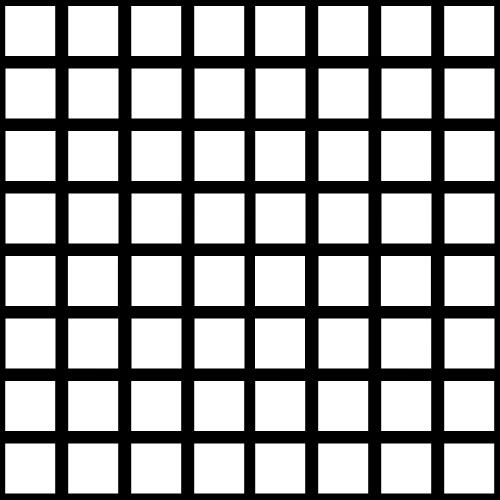
Frame 1 (no input)
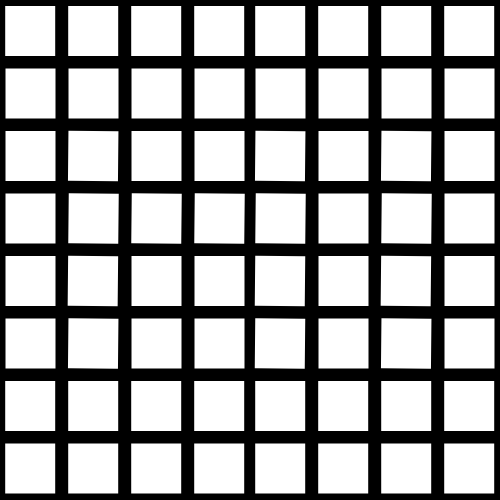
Frame 60 (the mouse pressed at the canvas centre just before this capture)
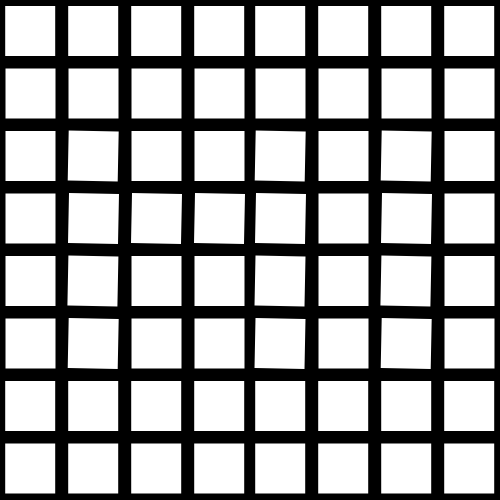
Frame 120 (the mouse held since frame 60 and released just before this capture)

The Processing sketch that drew these frames (run headless with seeded random() and noise(); from frame 60 on, the mouse is pressed at the canvas centre):

// Processing sketch: processing_119319
// ── processing_119319.pde

void setup()
{
  size(500, 500);
  background(0);
  frameRate(60);
}

  float i = 0;
 
 
void draw()
{
  i = i + .1;
 
  background(0);
  
  fill(255);
  noStroke();
 
  //Rotating rects
  pushMatrix();
  translate(93.2, 156);
  smooth();
  rotate(i/600);
  rect(-25, -25, 50, 50);
  popMatrix();
  
  pushMatrix();
  translate(93.5, 218.5);
  smooth();
  rotate(i/600);
  rect(-25, -25, 50, 50);
  popMatrix();
  
  pushMatrix();
  translate(92.9, 281);
  smooth();
  rotate(i/600);
  rect(-25, -25, 50, 50);
  popMatrix();
  
  pushMatrix();
  translate(93.2, 343.5);
  smooth();
  rotate(i/600);
  rect(-25, -25, 50, 50);
  popMatrix();
  
  pushMatrix();
  translate(156.5, 218.5);
  smooth();
  rotate(i/600);
  rect(-25, -25, 50, 50);
  popMatrix();
  
  pushMatrix();
  translate(219.5, 218.5);
  smooth();
  rotate(i/600);
  rect(-25, -25, 50, 50);
  popMatrix();
  
  pushMatrix();
  translate(280.2, 156);
  smooth();
  rotate(i/600);
  rect(-25, -25, 50, 50);
  popMatrix();
  
  pushMatrix();
  translate(280.5, 218.5);
  smooth();
  rotate(i/600);
  rect(-25, -25, 50, 50);
  popMatrix();
  
  pushMatrix();
  translate(280, 281);
  smooth();
  rotate(i/600);
  rect(-25, -25, 50, 50);
  popMatrix();
  
  pushMatrix();
  translate(280, 343.5);
  smooth();
  rotate(i/600);
  rect(-25, -25, 50, 50);
  popMatrix();

  pushMatrix();
  translate(406.2, 156);
  smooth();
  rotate(i/600);
  rect(-25, -25, 50, 50);
  popMatrix();
  
  pushMatrix();
  translate(406.5, 218.5);
  smooth();
  rotate(i/600);
  rect(-25, -25, 50, 50);
  popMatrix();

  pushMatrix();
  translate(405.9, 281);
  smooth();
  rotate(i/600);
  rect(-25, -25, 50, 50);
  popMatrix();
  
  pushMatrix();
  translate(406.2, 343.5);
  smooth();
  rotate(i/600);
  rect(-25, -25, 50, 50);
  popMatrix();

  
  //Static rects
  rect(5.2, 6, 50, 50);
  rect(68.2, 6, 50, 50);
  rect(131.2, 6, 50, 50);
  rect(194.2, 6, 50, 50);
  rect(255.2, 6, 50, 50);
  rect(318.2, 6, 50, 50);
  rect(381.2, 6, 50, 50);
  rect(444.2, 6, 50, 50);

  rect(5.5, 68.5, 50, 50);
  rect(68.5, 68.5, 50, 50);
  rect(131.5, 68.5, 50, 50);
  rect(194.5, 68.5, 50, 50);
  rect(255.5, 68.5, 50, 50);
  rect(318.5, 68.5, 50, 50);
  rect(381.5, 68.5, 50, 50);
  rect(444.5, 68.5, 50, 50);

  rect(5.5, 131, 50, 50);
  rect(131.5, 131, 50, 50);
  rect(194.5, 131, 50, 50);
  rect(318.5, 131, 50, 50);
  rect(444.5, 131, 50, 50);
  
  rect(5.5, 193.5, 50, 50);
  rect(318.5, 193.5, 50, 50);
  rect(444.5, 193.5, 50, 50);
  
  rect(5.5, 256, 50, 50);
  rect(131.5, 256, 50, 50);
  rect(194.5, 256, 50, 50);
  rect(318.5, 256, 50, 50);
  rect(444.5, 256, 50, 50);
    
  rect(5.5, 318.5, 50, 50);
  rect(131.5, 318.5, 50, 50);
  rect(194.5, 318.5, 50, 50);
  rect(318.5, 318.5, 50, 50);
  rect(444.5, 318.5, 50, 50);
 
  rect(5.2, 381, 50, 50);
  rect(68.2, 381, 50, 50);
  rect(131.2, 381, 50, 50);
  rect(194.2, 381, 50, 50);
  rect(255.2, 381, 50, 50);
  rect(318.2, 381, 50, 50);
  rect(381.2, 381, 50, 50);
  rect(444.2, 381, 50, 50);
  
  rect(5.2, 443.5, 50, 50);
  rect(68.2, 443.5, 50, 50);
  rect(131.2, 443.5, 50, 50);
  rect(194.2, 443.5, 50, 50);
  rect(255.2, 443.5, 50, 50);
  rect(318.2, 443.5, 50, 50);
  rect(381.2, 443.5, 50, 50);
  rect(444.2, 443.5, 50, 50);
}
